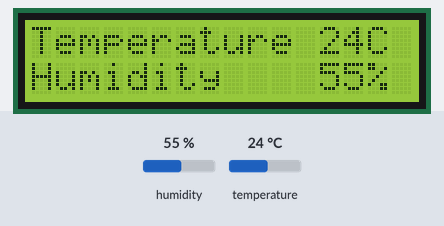
A sketch run on a simulated Arduino Uno, built with avr-gcc and run on an emulated ATmega328P. On the bench: 16×2 character LCD. Inputs (shaded band) come from the test bench; at power-on: humidity 55 %, temperature 24 °C.

Above: at 1.2 s.
1.3 s: humidity set to 22 %
At 11.0 s:
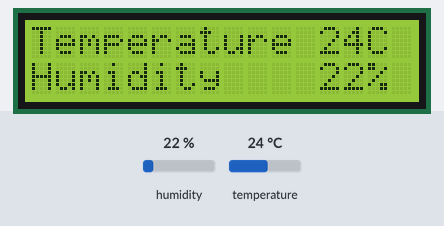
11.6 s: temperature set to 12 °C
At 20.6 s:
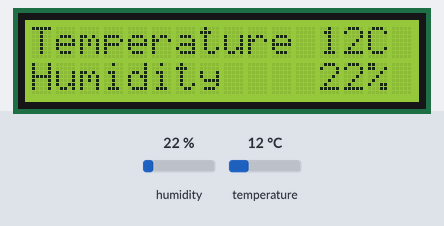
21.7 s: humidity set to 40 %
At 31.4 s:
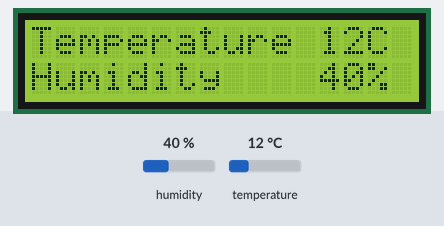
31.7 s: temperature set to 19 °C
At 41.1 s:
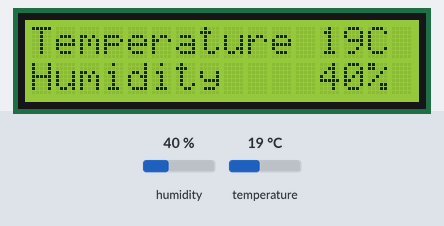
Timing chart, 0 to 42.6 s (numbered marks = the images above; inputs shaded):
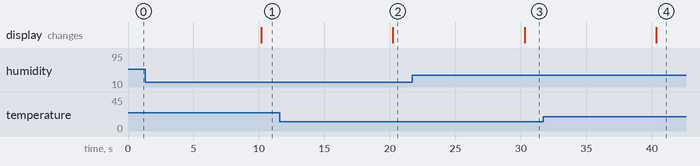

The sketch:

temp_lcd.ino
```cpp
#include <dht.h>
#include <LiquidCrystal_I2C.h>

LiquidCrystal_I2C lcd(0x27, 4, 5);

dht DHT;

#define DHT11_PIN 2

void setup(){
  Serial.begin(9600);
    lcd.init();
   lcd.backlight();
}

void loop()
{
  int chk = DHT.read11(DHT11_PIN);
  int temp = DHT.temperature;
  int hum = DHT.humidity;

   lcd.clear();
  lcd.print("Temperature "); lcd.print(temp);lcd.print("C");
  lcd.setCursor (0,1); // go to start of 2nd line
 lcd.print("Humidity    ");lcd.print(hum); lcd.print("%");
  //lcd.print(millis() / 1000);
  delay(10000);
}
```

Measured:
- after the input at 1.3 s, the display: changes after 8.9 s (image 1)
- after the input at 11.6 s, the display: changes after 8.6 s (image 2)
- after the input at 21.7 s, the display: changes after 8.6 s (image 3)
- after the input at 31.7 s, the display: changes after 8.6 s (image 4)
